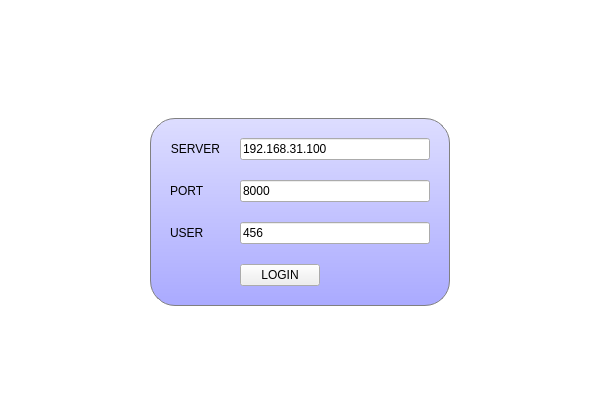
<?xml version="1.0" encoding="UTF-8"?>
<ui version="4.0">
 <class>MainWindow</class>
 <widget class="QMainWindow" name="MainWindow">
  <property name="geometry">
   <rect>
    <x>0</x>
    <y>0</y>
    <width>600</width>
    <height>400</height>
   </rect>
  </property>
  <property name="windowTitle">
   <string>Chat Client</string>
  </property>
  <property name="styleSheet">
   <string notr="true">#titleLabel {
background: white;
color: blue;
font-size: 20px;
border: none;
border-bottom:  1px solid black;
padding: 5px;
}

#mainFrame {
border: none;
background: white;
}

#loginFrame {
background: qlineargradient(x1: 0, y1: 0, x2: 0, y2: 1, stop: 0 #ddf, stop: 1 #aaf);
border: 1px solid gray;
padding: 10px;
border-radius: 25px;
}</string>
  </property>
  <widget class="QWidget" name="centralwidget">
   <layout class="QVBoxLayout" name="verticalLayout">
    <property name="spacing">
     <number>0</number>
    </property>
    <property name="leftMargin">
     <number>0</number>
    </property>
    <property name="topMargin">
     <number>0</number>
    </property>
    <property name="rightMargin">
     <number>0</number>
    </property>
    <property name="bottomMargin">
     <number>0</number>
    </property>
    <item>
     <widget class="QFrame" name="mainFrame">
      <property name="frameShape">
       <enum>QFrame::StyledPanel</enum>
      </property>
      <layout class="QVBoxLayout" name="verticalLayout_2">
       <item>
        <widget class="QStackedWidget" name="stackedWidget">
         <property name="currentIndex">
          <number>1</number>
         </property>
         <widget class="QWidget" name="chatPage">
          <layout class="QGridLayout" name="gridLayout">
           <item row="1" column="0" colspan="8">
            <widget class="QTextEdit" name="roomTextEdit">
             <property name="readOnly">
              <bool>true</bool>
             </property>
            </widget>
           </item>
           <item row="3" column="0">
            <widget class="QLineEdit" name="sayLineEdit"/>
           </item>
           <item row="3" column="7">
            <widget class="QPushButton" name="fileButton">
             <property name="text">
              <string>FIle</string>
             </property>
            </widget>
           </item>
           <item row="3" column="2">
            <widget class="QPushButton" name="sayButton">
             <property name="sizePolicy">
              <sizepolicy hsizetype="Fixed" vsizetype="Fixed">
               <horstretch>0</horstretch>
               <verstretch>0</verstretch>
              </sizepolicy>
             </property>
             <property name="maximumSize">
              <size>
               <width>50</width>
               <height>16777215</height>
              </size>
             </property>
             <property name="text">
              <string>Send</string>
             </property>
            </widget>
           </item>
           <item row="3" column="3" colspan="3">
            <widget class="QPushButton" name="saveButton">
             <property name="text">
              <string>Save</string>
             </property>
            </widget>
           </item>
          </layout>
         </widget>
         <widget class="QWidget" name="loginPage">
          <layout class="QGridLayout" name="gridLayout_3">
           <item row="0" column="1">
            <spacer name="verticalSpacer">
             <property name="orientation">
              <enum>Qt::Vertical</enum>
             </property>
             <property name="sizeType">
              <enum>QSizePolicy::Fixed</enum>
             </property>
             <property name="sizeHint" stdset="0">
              <size>
               <width>20</width>
               <height>100</height>
              </size>
             </property>
            </spacer>
           </item>
           <item row="1" column="0">
            <spacer name="horizontalSpacer">
             <property name="orientation">
              <enum>Qt::Horizontal</enum>
             </property>
             <property name="sizeHint" stdset="0">
              <size>
               <width>223</width>
               <height>20</height>
              </size>
             </property>
            </spacer>
           </item>
           <item row="1" column="2">
            <spacer name="horizontalSpacer_2">
             <property name="orientation">
              <enum>Qt::Horizontal</enum>
             </property>
             <property name="sizeHint" stdset="0">
              <size>
               <width>223</width>
               <height>20</height>
              </size>
             </property>
            </spacer>
           </item>
           <item row="2" column="1">
            <spacer name="verticalSpacer_2">
             <property name="orientation">
              <enum>Qt::Vertical</enum>
             </property>
             <property name="sizeHint" stdset="0">
              <size>
               <width>20</width>
               <height>267</height>
              </size>
             </property>
            </spacer>
           </item>
           <item row="1" column="1">
            <widget class="QFrame" name="loginFrame">
             <property name="sizePolicy">
              <sizepolicy hsizetype="Fixed" vsizetype="Fixed">
               <horstretch>0</horstretch>
               <verstretch>0</verstretch>
              </sizepolicy>
             </property>
             <property name="minimumSize">
              <size>
               <width>300</width>
               <height>0</height>
              </size>
             </property>
             <property name="frameShape">
              <enum>QFrame::StyledPanel</enum>
             </property>
             <layout class="QGridLayout" name="gridLayout_2">
              <property name="spacing">
               <number>20</number>
              </property>
              <item row="0" column="1">
               <widget class="QLineEdit" name="serverLineEdit">
                <property name="text">
                 <string>192.168.31.100</string>
                </property>
               </widget>
              </item>
              <item row="5" column="1">
               <widget class="QPushButton" name="loginButton">
                <property name="sizePolicy">
                 <sizepolicy hsizetype="Fixed" vsizetype="Fixed">
                  <horstretch>0</horstretch>
                  <verstretch>0</verstretch>
                 </sizepolicy>
                </property>
                <property name="text">
                 <string>LOGIN</string>
                </property>
               </widget>
              </item>
              <item row="0" column="0">
               <widget class="QLabel" name="label">
                <property name="text">
                 <string>SERVER</string>
                </property>
                <property name="alignment">
                 <set>Qt::AlignRight|Qt::AlignTrailing|Qt::AlignVCenter</set>
                </property>
               </widget>
              </item>
              <item row="4" column="1">
               <widget class="QLineEdit" name="userLineEdit">
                <property name="text">
                 <string>456</string>
                </property>
               </widget>
              </item>
              <item row="4" column="0">
               <widget class="QLabel" name="label_2">
                <property name="text">
                 <string>USER</string>
                </property>
               </widget>
              </item>
              <item row="2" column="0">
               <widget class="QLabel" name="label_3">
                <property name="text">
                 <string>PORT</string>
                </property>
               </widget>
              </item>
              <item row="2" column="1">
               <widget class="QLineEdit" name="portlineEdit">
                <property name="text">
                 <string>8000</string>
                </property>
               </widget>
              </item>
             </layout>
            </widget>
           </item>
          </layout>
         </widget>
        </widget>
       </item>
      </layout>
     </widget>
    </item>
   </layout>
  </widget>
 </widget>
 <tabstops>
  <tabstop>serverLineEdit</tabstop>
  <tabstop>loginButton</tabstop>
  <tabstop>roomTextEdit</tabstop>
  <tabstop>sayLineEdit</tabstop>
 </tabstops>
 <resources/>
 <connections>
  <connection>
   <sender>sayLineEdit</sender>
   <signal>returnPressed()</signal>
   <receiver>sayButton</receiver>
   <slot>animateClick()</slot>
   <hints>
    <hint type="sourcelabel">
     <x>331</x>
     <y>564</y>
    </hint>
    <hint type="destinationlabel">
     <x>768</x>
     <y>570</y>
    </hint>
   </hints>
  </connection>
  <connection>
   <sender>serverLineEdit</sender>
   <signal>returnPressed()</signal>
   <receiver>userLineEdit</receiver>
   <slot>setFocus()</slot>
   <hints>
    <hint type="sourcelabel">
     <x>391</x>
     <y>188</y>
    </hint>
    <hint type="destinationlabel">
     <x>470</x>
     <y>238</y>
    </hint>
   </hints>
  </connection>
  <connection>
   <sender>userLineEdit</sender>
   <signal>returnPressed()</signal>
   <receiver>loginButton</receiver>
   <slot>animateClick()</slot>
   <hints>
    <hint type="sourcelabel">
     <x>417</x>
     <y>239</y>
    </hint>
    <hint type="destinationlabel">
     <x>389</x>
     <y>275</y>
    </hint>
   </hints>
  </connection>
 </connections>
</ui>
